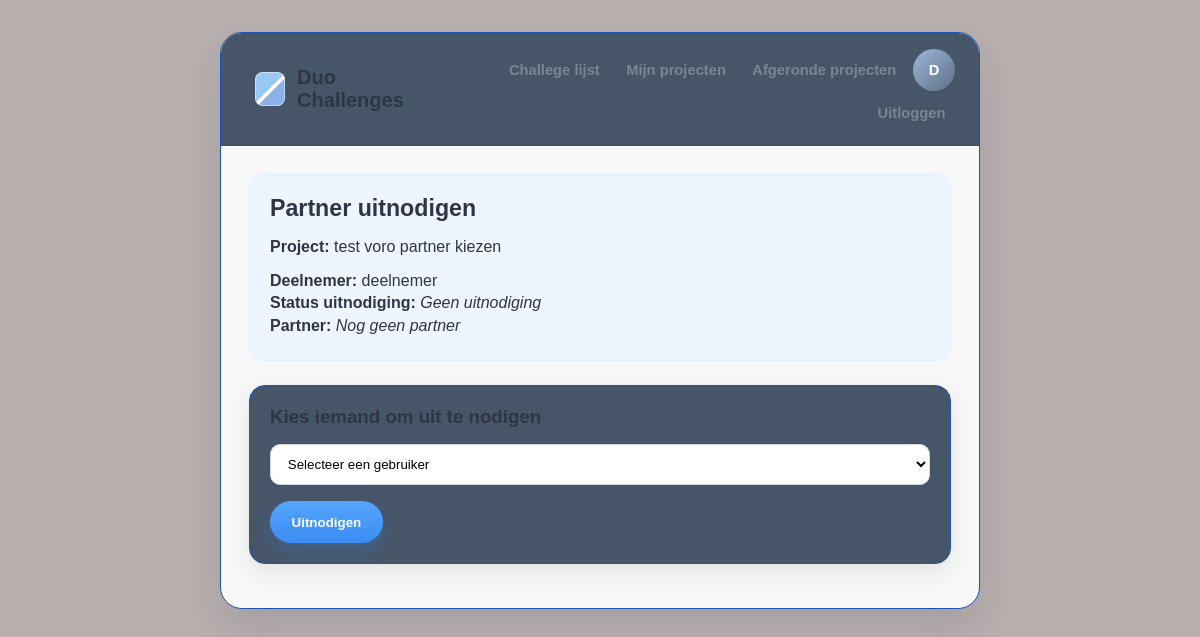
/project/16/uitnodigen/ (signed in), run on the app's committed database.
### challenges/models.py (models this page shows, shortened)
class Project(models.Model):
    challenge = models.ForeignKey(Challenge, on_delete=models.CASCADE)
    deelnemer = models.ForeignKey(
        User,
        on_delete=models.CASCADE,
        related_name='projecten'
    )
    partner = models.ForeignKey(
        User,
        on_delete=models.SET_NULL,
        null=True,
        blank=True,
        related_name='partner_projecten'
    )
    uitgenodigde_partner = models.ForeignKey(
        User,
        on_delete=models.SET_NULL,
        null=True,
        blank=True,
        related_name='uitnodigingen'
    )
    geblokkeerd = models.BooleanField(default=False)
    github_link = models.URLField()
    beschrijving = models.TextField(blank=True)
    aangemaakt_op = models.DateTimeField(auto_now_add=True)
    afbeelding = models.FileField(upload_to='project_afbeeldingen/', blank=True, null=True)
    likes = models.PositiveIntegerField(default=0)
    status = models.CharField(
        max_length=20,
        choices=[
            ('bezig', 'Bezig'),
            ('ingediend', 'Ingediend'),
            ('goedgekeurd', 'Goedgekeurd'),
            ('afgekeurd', 'Afgekeurd'),
        ],
        default='bezig'
    )
    feedback = models.TextField(blank=True, null=True)
    ingediend_op = models.DateTimeField(null=True, blank=True)
    goedgekeurd_op = models.DateTimeField(null=True, blank=True)

class Challenge(models.Model):
    titel = models.CharField(max_length=200)
    omschrijving = models.TextField()
    discipline_een = models.ForeignKey(
        Discipline,
        on_delete=models.CASCADE,
        related_name='challenges_een'
    )
    discipline_twee = models.ForeignKey(
        Discipline,
        on_delete=models.CASCADE,
        related_name='challenges_twee'
    )
    aangemaakt_door = models.ForeignKey(
        User,
        on_delete=models.SET_NULL,
        null=True
    )
    aangemaakt_op = models.DateTimeField(auto_now_add=True)

### challenges/views.py (the view, shortened to what this page needs)
# urls.py: path('project/<int:project_id>/uitnodigen/', views.partner_uitnodigen, name='partner_uitnodigen'),
@login_required(login_url='login')
def partner_uitnodigen(request, project_id):
    project = get_object_or_404(
        Project,
        id=project_id,
        deelnemer=request.user
    )
    if project.partner:
        return redirect('mijn_projecten')
    vereiste_disciplines = [
        project.challenge.discipline_een,
        project.challenge.discipline_twee
    ]
    try:
        deelnemer_disciplines = Profiel.objects.get(
            user=project.deelnemer
        ).disciplines.all()
    except Profiel.DoesNotExist:
        deelnemer_disciplines = Discipline.objects.none()
    andere_discipline_ids = [
        discipline.id for discipline in vereiste_disciplines
        if discipline not in deelnemer_disciplines
    ]
    if not andere_discipline_ids:
        andere_discipline_ids = [discipline.id for discipline in vereiste_disciplines]
    bezette_gebruikers_ids = Project.objects.filter(
        challenge=project.challenge
    ).filter(
        Q(deelnemer__isnull=False) |
        Q(partner__isnull=False) |
        Q(uitgenodigde_partner__isnull=False)
    ).values_list('deelnemer_id', 'partner_id', 'uitgenodigde_partner_id')
    gebruikers_die_niet_mogen = {request.user.id}
    for deelnemer_id, partner_id, uitgenodigde_partner_id in bezette_gebruikers_ids:
        if deelnemer_id:
            gebruikers_die_niet_mogen.add(deelnemer_id)
        if partner_id:
            gebruikers_die_niet_mogen.add(partner_id)
        if uitgenodigde_partner_id:
            gebruikers_die_niet_mogen.add(uitgenodigde_partner_id)
    gebruikers_ids = Profiel.objects.filter(
        rol='deelnemer',
        disciplines__id__in=andere_discipline_ids
    ).exclude(
        user_id__in=gebruikers_die_niet_mogen
    ).values_list('user_id', flat=True).distinct()
    gebruikers = User.objects.filter(id__in=gebruikers_ids)
    return render(request, 'partner_uitnodigen.html', {
        'project': project,
        'gebruikers': gebruikers,
    })

### challenges/templates/partner_uitnodigen.html (shortened to what this page needs)
{% extends 'base.html' %}
{% block content %}
<div class="info-card">
    <h2 class="section-title">Partner uitnodigen</h2>
    <p>
        <strong>Project:</strong> {{ project.challenge.titel }}
    </p>
    <p class="line">
        <strong>Deelnemer:</strong> {{ project.deelnemer.username }}
    </p>
    <p class="line">
        <strong>Status uitnodiging:</strong>
        {% if project.uitgenodigde_partner %}
            Uitgenodigd: {{ project.uitgenodigde_partner.username }}
        {% else %}
            <em>Geen uitnodiging</em>
        {% endif %}
    </p>
    <p class="line">
        <strong>Partner:</strong>
        {% if project.partner %}
            {{ project.partner.username }}
        {% else %}
            <em>Nog geen partner</em>
        {% endif %}
    </p>
</div>
<div class="card">
    <h3 class="card-title">Kies iemand om uit te nodigen</h3>
    <form method="post">
        <select name="partner" class="form-control-spaced">
            <option value="">Selecteer een gebruiker</option>
        </select>
        <button type="submit" class="button">
            Uitnodigen
        </button>
    </form>
</div>
{% endblock %}

### challenges/templates/base.html (shortened to what this page needs)
<!DOCTYPE html>
<html lang="nl">
<head>
    {% load static %}
    <link rel="stylesheet" href="{% static 'challenges/css/style.css' %}">
</head>
<body>
    <div class="app-shell">
        <nav>
            <a class="brand" href="{% url 'afgeronde_projecten' %}">
                <span class="logo-mark"></span>
                <span>Duo Challenges</span>
            </a>
            {% if user.is_authenticated %}
                <div class="nav-links">
                    <a href="{% url 'challenges_lijst' %}">Challege lijst</a>
                    <a href="{% url 'mijn_projecten' %}">Mijn projecten</a>
                    <a href="{% url 'afgeronde_projecten' %}">Afgeronde projecten</a>
                    <a class="user-avatar" href="{% url 'profiel' %}">{{ user.username|first|upper }}</a>
                    <a href="{% url 'logout' %}">Uitloggen</a>
                </div>
            {% endif %}
        </nav>
        <div class="container">
            {% block content %}{% endblock %}
        </div>
    </div>
</body>
</html>

### challenges/static/challenges/css/style.css (style rules this page uses)
:root { --bg: #f4f6fb; --panel: #475569; --text: #2f3542; --muted: #7c8491; --line: #1b53b4; --blue: #3b8df2; --blue-dark: #2872d5; --aqua: #62cbd6; --green: #5a9e5a; --red: #d9534f; --orange: #f1a33c; --soft-blue: #edf6ff; --soft-yellow: #fff7dc; --shadow: 0 18px 40px rgba(31, 45, 61, 0.12); --small-shadow: 0 8px 20px rgba(31, 45, 61, 0.09); }
* { box-sizing: border-box; }
body { font-family: Arial, sans-serif; margin: 0; color: var(--text); background: rgb(184, 175, 175); }
a { color: var(--blue-dark); text-decoration: none; }
.app-shell { width: min(760px, calc(100% - 2rem)); margin: 2rem auto; background: rgba(255, 255, 255, 0.9); border: 1px solid var(--line); border-radius: 22px; box-shadow: var(--shadow); overflow: hidden; }
nav { min-height: 76px; padding: 1rem 1.5rem; background: var(--panel); border-bottom: 1px solid var(--line); display: flex; align-items: center; justify-content: space-between; gap: 1rem; }
.brand { display: flex; align-items: center; gap: 0.75rem; color: var(--text); font-size: 1.25rem; font-weight: 700; }
.logo-mark { width: 34px; height: 34px; border-radius: 8px; background: linear-gradient(135deg, #98c8f4 0 48%, #ffffff 49% 56%, #8ab2e8 57%); box-shadow: inset 0 0 0 1px rgba(255, 255, 255, 0.5); }
.nav-links { display: flex; align-items: center; justify-content: flex-end; gap: 0.45rem; flex-wrap: wrap; }
nav a { color: var(--muted); padding: 0.45rem 0.6rem; border-radius: 999px; font-size: 0.92rem; font-weight: 600; }
.user-avatar { width: 42px; height: 42px; display: inline-flex; align-items: center; justify-content: center; padding: 0; color: white; background: linear-gradient(135deg, #9db8d8, #5c6f85); border-radius: 50%; font-weight: 700; }
.container { padding: 1.75rem; }
h2 { margin: 0 0 1.25rem 0; font-size: 1.45rem; }
h3 { margin-top: 0; }
.current-project-card, .card, .compact-card, .accent-card, .danger-card { background: var(--panel); padding: 1.25rem; margin-bottom: 1rem; border: 1px solid var(--line); border-radius: 16px; box-shadow: var(--small-shadow); }
.info-card { background: var(--soft-blue); padding: 1.25rem; border-radius: 16px; margin-bottom: 1.5rem; border: 1px solid #dceeff; }
.form-control, .form-control-spaced { width: 100%; padding: 0.7rem 0.8rem; border: 1px solid #cfd7e3; border-radius: 10px; background: white; }
.form-control-spaced { margin-bottom: 1rem; }
.button { display: inline-flex; align-items: center; justify-content: center; min-height: 42px; background: linear-gradient(180deg, #55a4ff, var(--blue)); color: white; border: none; padding: 0.55rem 1.35rem; border-radius: 999px; cursor: pointer; font-weight: 700; box-shadow: 0 8px 16px rgba(59, 141, 242, 0.24); }
.section-title { margin: 0 0 0.5rem 0; }
.card-title { margin: 0 0 1rem 0; }
.line { margin: 0.3rem 0; }

### data on the page
Project: challenge.titel "test voro partner kiezen", deelnemer.username "deelnemer"

### other printed values
{{ user.username|first|upper }} "D"
